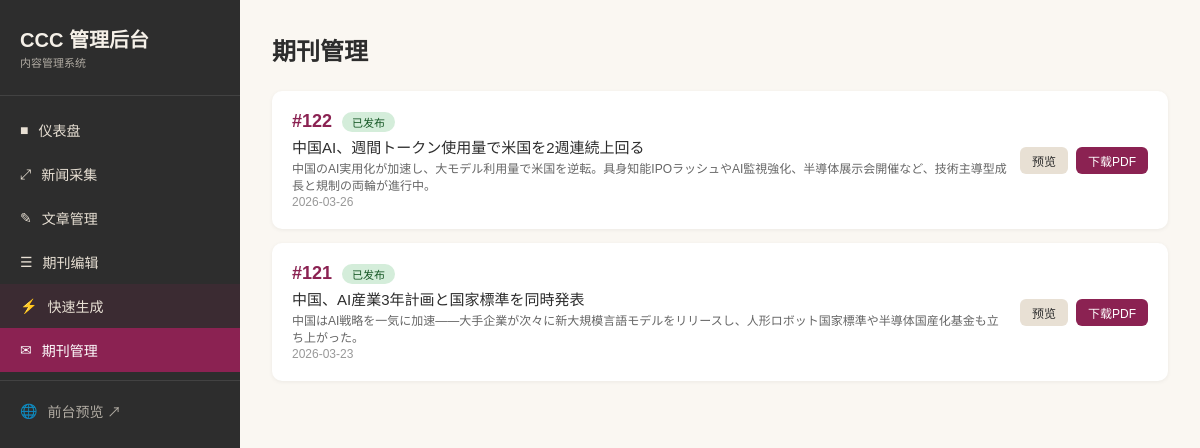
Page /issues on the committed database.
### tables this page shows
CREATE TABLE issues (
            id              INTEGER PRIMARY KEY AUTOINCREMENT,
            issue_number    INTEGER NOT NULL UNIQUE,
            date            TEXT NOT NULL,
            headline        TEXT NOT NULL DEFAULT '',
            summary         TEXT NOT NULL DEFAULT '',
            headline_jp     TEXT NOT NULL DEFAULT '',
            summary_jp      TEXT NOT NULL DEFAULT '',
            editors_note_jp TEXT NOT NULL DEFAULT '',
            pdf_path        TEXT NOT NULL DEFAULT '',
            status          TEXT NOT NULL DEFAULT 'draft'
                            CHECK (status IN ('draft', 'generated', 'published')),
            created_at      TIMESTAMP NOT NULL DEFAULT CURRENT_TIMESTAMP
        );

### app.py (the view)
@app.route("/issues")
def issues():
    db = get_db()
    issue_list = db.execute(
        "SELECT * FROM issues ORDER BY issue_number DESC"
    ).fetchall()
    return render_template("issues.html", issues=issue_list)

### app.py (called while the page is built)
def get_db():
    if "db" not in g:
        g.db = sqlite3.connect(DATABASE, timeout=30)
        g.db.row_factory = sqlite3.Row
        g.db.execute("PRAGMA journal_mode=WAL")
        g.db.execute("PRAGMA foreign_keys=ON")
        g.db.execute("PRAGMA busy_timeout=30000")
    return g.db

@app.context_processor
def inject_globals():
    return {
        "now": datetime.datetime.now(),
        "all_categories": CATEGORIES,
    }

### templates/issues.html (shortened to what this page needs)
{% extends "base.html" %}
{% block content %}
<h1 class="page-title">期刊管理</h1>
{% if issues %}
<div style="display: flex; flex-direction: column; gap: 14px;">
  {% for issue in issues %}
  <div class="card" style="display: flex; justify-content: space-between; align-items: center; flex-wrap: wrap; gap: 12px;">
    <div style="flex: 1; min-width: 200px;">
      <div style="display: flex; align-items: center; gap: 10px; margin-bottom: 4px;">
        <span style="font-size: 18px; font-weight: 700; color: #8B2252;">#{{ issue.issue_number }}</span>
        {% if issue.status == 'published' %}
          <span class="badge badge-green">已发布</span>
        {% elif issue.status == 'generated' %}
          <span class="badge badge-burgundy">已生成</span>
        {% else %}
          <span class="badge badge-draft">草稿</span>
        {% endif %}
      </div>
      <div style="font-size: 15px; font-weight: 500; margin-bottom: 2px;">{{ issue.headline_jp or issue.headline }}</div>
      {% if issue.summary_jp %}
      <div style="font-size: 12px; color: #666; margin-bottom: 2px;">{{ issue.summary_jp[:100] }}{% if issue.summary_jp|length > 100 %}...{% endif %}</div>
      {% endif %}
      <div style="font-size: 12px; color: #999;">{{ issue.date }}</div>
    </div>
    <div style="display: flex; gap: 8px; flex-shrink: 0;">
      {% if issue.status in ('generated', 'published') %}
      <a href="{{ url_for('issue_preview', id=issue.id) }}" class="btn btn-sm btn-secondary">预览</a>
      <a href="{{ url_for('issue_download', id=issue.id) }}" class="btn btn-sm btn-primary">下载PDF</a>
      {% endif %}
    </div>
  </div>
  {% endfor %}
</div>
{% else %}
<div class="card" style="text-align: center; padding: 48px; color: #888;">
  <p style="font-size: 15px; margin-bottom: 12px;">暂无期刊</p>
  <a href="{{ url_for('editor') }}" class="btn btn-primary">创建期刊</a>
</div>
{% endif %}
{% endblock %}

### templates/base.html (style rules this page uses)
*, *::before, *::after { box-sizing: border-box; margin: 0; padding: 0; }
body { font-family: 'Noto Sans SC', sans-serif; background: #FAF7F2; color: #2D2D2D; display: flex; min-height: 100vh; }
a { color: #8B2252; text-decoration: none; }
.page-title { font-size: 24px; font-weight: 700; margin-bottom: 24px; color: #2D2D2D; }
.card { background: #fff; border-radius: 10px; padding: 20px; box-shadow: 0 1px 4px rgba(0,0,0,0.06); }
.btn { display: inline-flex; align-items: center; gap: 6px; padding: 8px 18px; border-radius: 6px; border: none; font-family: inherit; font-size: 13px; font-weight: 500; cursor: pointer; transition: opacity 0.2s; }
.btn-primary { background: #8B2252; color: #fff; }
.btn-secondary { background: #E8E0D4; color: #2D2D2D; }
.btn-sm { padding: 5px 12px; font-size: 12px; }
.badge { display: inline-block; padding: 2px 10px; border-radius: 12px; font-size: 11px; font-weight: 500; }
.badge-green { background: #d4edda; color: #155724; }

### rows in the picture
issues: issue_number "122", status "已发布", headline_jp "中国AI、週間トークン使用量で米国を2週連続上回る", summary_jp "中国のAI実用化が加速し、大モデル利用量で米国を逆転。具身知能IPOラッシュやAI監視強化、半導体展示会開催など、技術主導型成長と規制の両輪が進行中。", date "2026-03-26"
issues: issue_number "121", status "已发布", headline_jp "中国、AI産業3年計画と国家標準を同時発表", summary_jp "中国はAI戦略を一気に加速——大手企業が次々に新大規模言語モデルをリリースし、人形ロボット国家標準や半導体国産化基金も立ち上がった。", date "2026-03-23"
